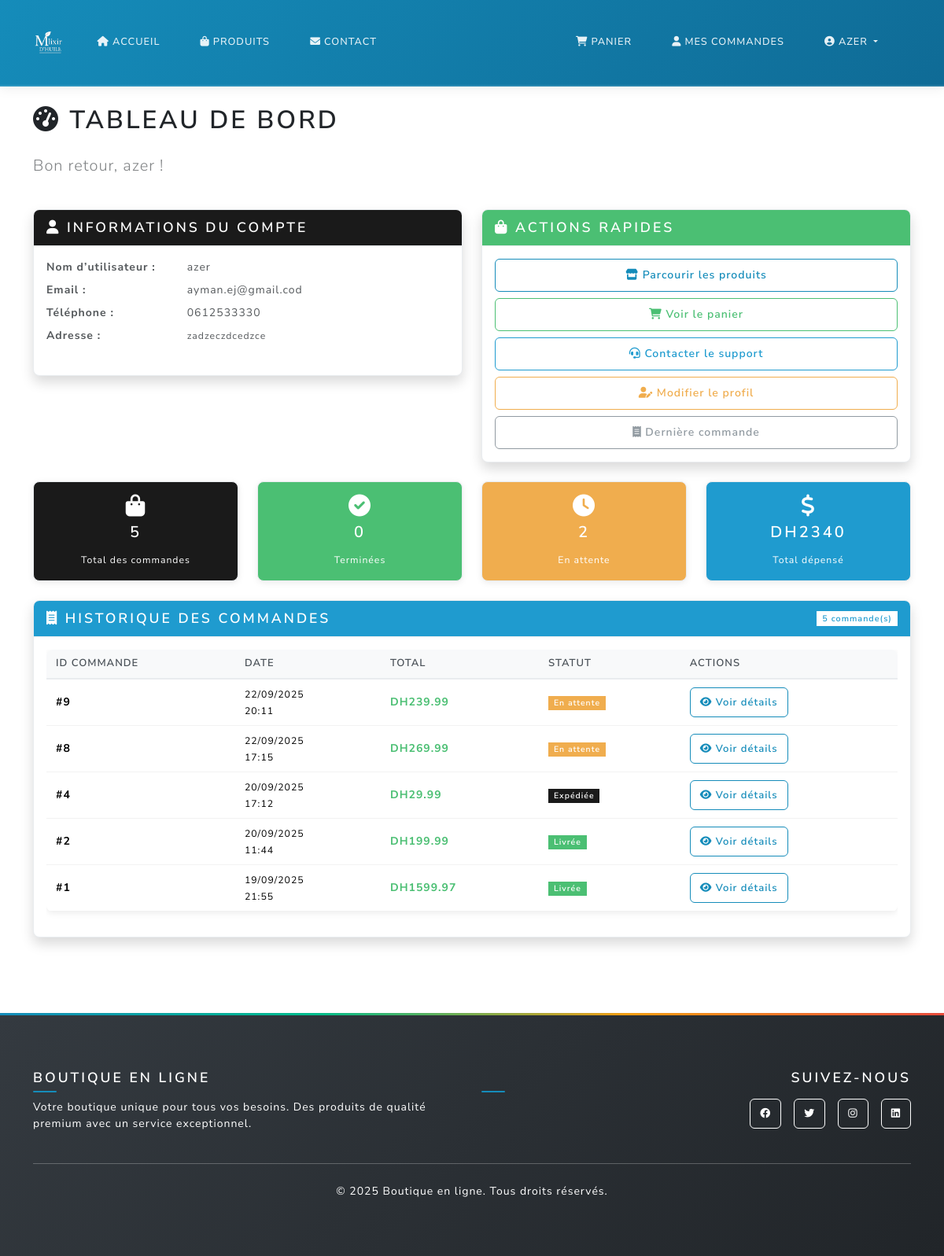
Before: /dashboard (signed in) with the older database file.
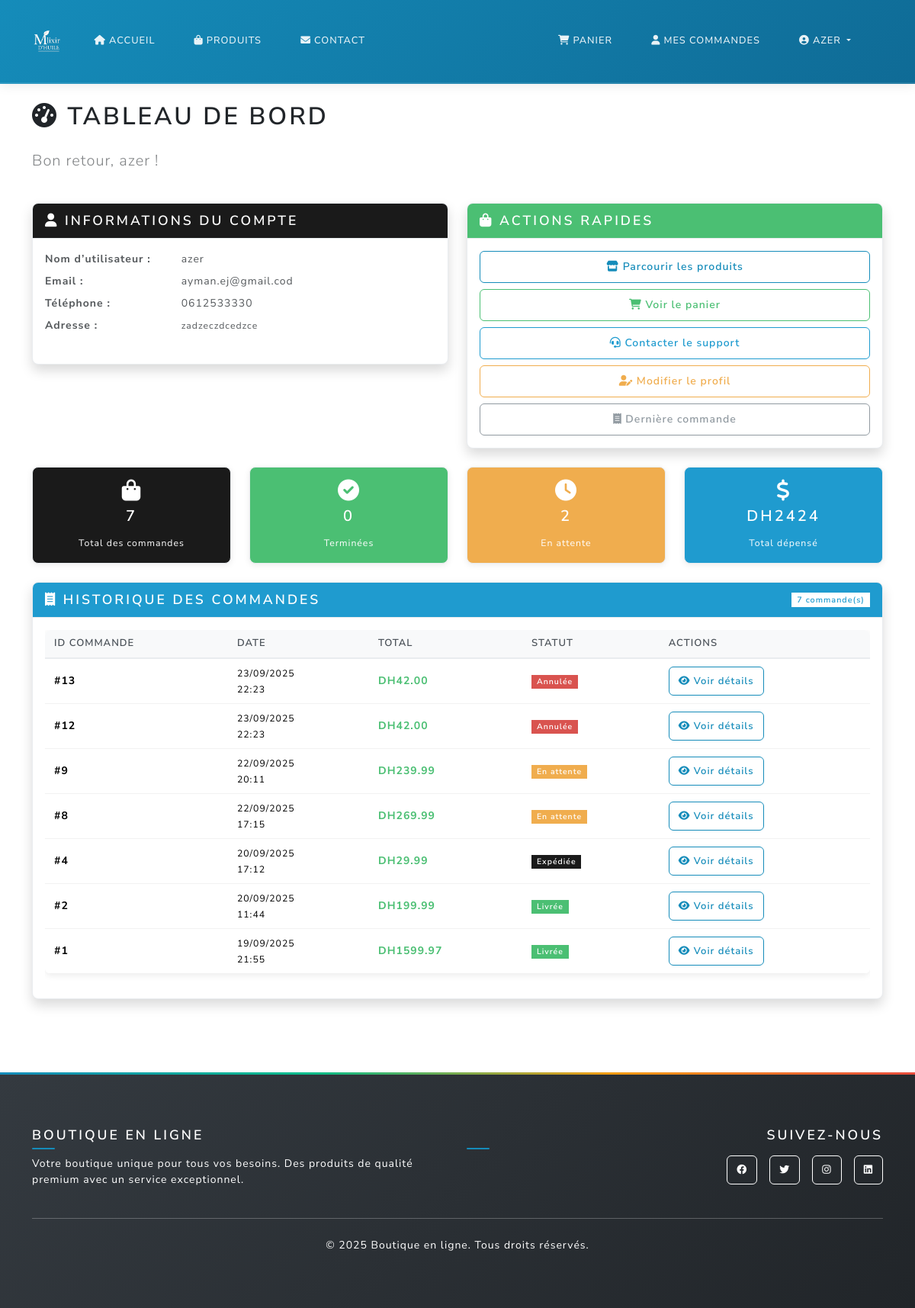
After: the same page with the newer database file.
### main.py (models this page shows)
class Order(db.Model):
    id = db.Column(db.Integer, primary_key=True)
    user_id = db.Column(db.Integer, db.ForeignKey('user.id'), nullable=False)
    total = db.Column(db.Float, nullable=False)
    status = db.Column(db.String(20), default='pending')
    created_at = db.Column(db.DateTime, default=db.func.current_timestamp())

### main.py (the view)
@app.route('/dashboard')
@login_required
def dashboard():
    orders = Order.query.filter_by(user_id=current_user.id).order_by(Order.created_at.desc()).all()
    return render_template('dashboard.html', orders=orders)

### main.py (called while the page is built, shortened)
@login_manager.user_loader
def load_user(user_id):
    return User.query.get(int(user_id))

@app.context_processor
def inject_cart_count():
    if current_user.is_authenticated:
        try:
            from sqlalchemy import inspect
            inspector = inspect(db.engine)
            if 'cart' in inspector.get_table_names():
                cart_count = Cart.query.filter_by(user_id=current_user.id).count()
                cart_total_quantity = db.session.query(db.func.sum(Cart.quantity))\
                    .filter_by(user_id=current_user.id).scalar() or 0
                return {
                    'cart_count': cart_count,
                    'cart_total_quantity': int(cart_total_quantity)
                }
        except Exception:
            pass
    return {'cart_count': 0, 'cart_total_quantity': 0}

def get_shipping_settings():
    settings = ShippingSettings.query.first()
    return settings

@app.context_processor
def inject_admin_stats():
    return {'unread_contacts_count': 0, 'pending_responses_count': 0}

### templates/dashboard.html (shortened to what the changed rows need)
{% extends "base.html" %}
{% block content %}
<div class="container py-4">
  <div class="row">
    <div class="col-12">
      <h1 class="mb-4"><i class="fas fa-tachometer-alt"></i> Tableau de bord</h1>
    </div>
  </div>
  <div class="row mb-4">
    <div class="col-md-3">
      <div class="card bg-primary text-white">
        <div class="card-body text-center">
          <i class="fas fa-shopping-bag fa-2x mb-2"></i>
          <h4>{{ orders|length }}</h4>
          <small>Total des commandes</small>
        </div>
      </div>
    </div>
    <div class="col-md-3">
      <div class="card bg-info text-white">
        <div class="card-body text-center">
          <i class="fas fa-dollar-sign fa-2x mb-2"></i>
          <h4>DH{{ "%.0f"|format(orders|sum(attribute='total')) }}</h4>
          <small>Total dépensé</small>
        </div>
      </div>
    </div>
  </div>
  <div class="row">
    <div class="col-12">
      <div class="card shadow">
        <div class="card-header bg-info text-white d-flex justify-content-between align-items-center">
          <h5 class="mb-0"><i class="fas fa-receipt"></i> Historique des commandes</h5>
          <span class="badge bg-white text-info">{{ orders|length }} commande(s)</span>
        </div>
        <div class="card-body">
          {% if orders %}
          <div class="table-responsive">
            <table class="table table-hover">
              <thead>
                <tr>
                  <th>ID Commande</th>
                  <th>Date</th>
                  <th>Total</th>
                  <th>Statut</th>
                  <th>Actions</th>
                </tr>
              </thead>
              <tbody>
                {% for order in orders %}
                <tr>
                  <td><strong>#{{ order.id }}</strong></td>
                  <td>
                    <small>
                      {{ order.created_at.strftime('%d/%m/%Y') if order.created_at else 'N/A' }}<br>
                      {{ order.created_at.strftime('%H:%M') if order.created_at else '' }}
                    </small>
                  </td>
                  <td><strong class="text-success">DH{{ "%.2f"|format(order.total) }}</strong></td>
                  <td>
                    {% if order.status == 'pending' %}
                      <span class="badge bg-warning">En attente</span>
                    {% elif order.status == 'processing' %}
                      <span class="badge bg-info">En cours</span>
                    {% elif order.status == 'shipped' %}
                      <span class="badge bg-primary">Expédiée</span>
                    {% elif order.status == 'delivered' %}
                      <span class="badge bg-success">Livrée</span>
                    {% elif order.status == 'completed' %}
                      <span class="badge bg-success">Terminée</span>
                    {% elif order.status == 'cancelled' %}
                      <span class="badge bg-danger">Annulée</span>
                    {% else %}
                      <span class="badge bg-secondary">{{ order.status.title() }}</span>
                    {% endif %}
                  </td>
                  <td>
                    <a href="{{ url_for('order_detail', order_id=order.id) }}"
                       class="btn btn-sm btn-outline-primary">
                      <i class="fas fa-eye"></i> Voir détails
                    </a>
                  </td>
                </tr>
                {% endfor %}
              </tbody>
            </table>
          </div>
          {% endif %}
        </div>
      </div>
    </div>
  </div>
</div>
{% endblock %}

Changed rows visible on the page:
added Order: id "13", created_at "23/09/2025", created_at "22:23", total "42.00", status "Annulée"
added Order: id "12", created_at "23/09/2025", created_at "22:23", total "42.00", status "Annulée"
Other visible differences:
{{ orders|length }}: "5" → "7"
{{ "%.0f"|format(orders|sum(attribute='total')) }}: "2340" → "2424"
